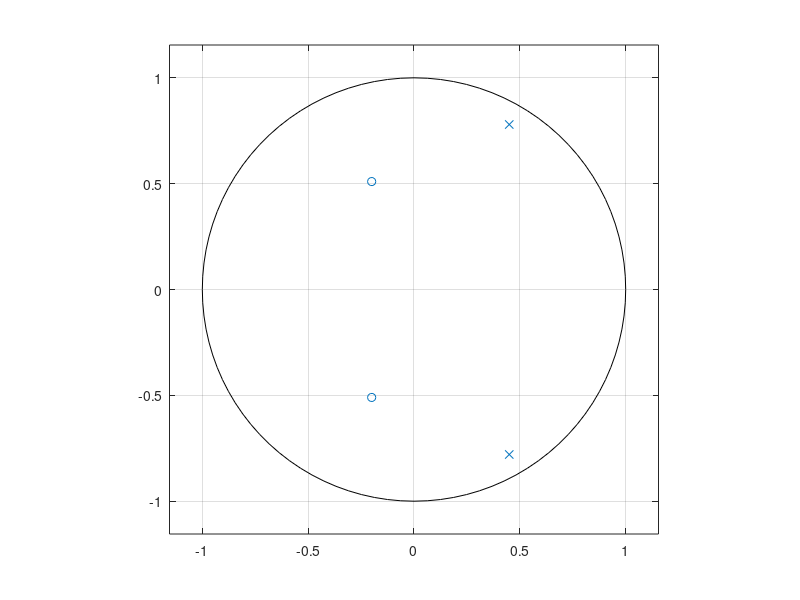

The MATLAB source for this figure: (Note: this script raises an error after producing the figure.)
clc;
clear all;
close all;

%% Question 2
b = [1 0.4 0.3];
a = [1 -0.9 0.81];
figure;
[z,p,k] = tf2zp(b,a);
zplane(z,p);

%% Question 3
N = 10000;
V = normrnd(0, sqrt(3), 1, N);
X = filter(b,a,V);

%% Question 4
r0 = (X * X.')/N
r1 = (X(1:9999) * X(2:end).')/9999
r2 = (X(1:9998) *  X(3:end).')/9998
r3 = (X(1:9997) * X(4:end).')/9997
r4 = (X(1:9996) * X(5:end).')/9996
r5 = (X(1:9995) * X(6:end).')/9995

%% Question 5
corel = [r0 r1 r2 r3 r4 r5];
corelmat = toeplitz(corel)

%% Question 6
corelmatEig = eig(corelmat)
fprintf('All of the eigenvalues are non-negative real\n');

%% Question 7
[s_est,w] = pwelch(X,hamming(512),256,512);

%% Question 8
s_est = s_est/mean(s_est);
[h,w2] = freqz(b,a,N);
h = abs(h);
h = h.^2;
h = h/mean(h);
figure;
hold on
plot(w2,h);
plot(w,s_est);
ylabel("Margnitude");
xlabel("Digital Radian Frequency");
axis([0 pi 0 12]);
legend('PSD','Pwelch');
hold off;

%% Question 9
fprintf('The angle of the pole of H is %.04d, this is close to 1, as can be seen on the graph.\n', angle(p(1)));

%% Question 10
row = X(5:10000);
col = X(1:6);
A = toeplitz(fliplr(col),row);
singsA = svd(A);
comp = singsA.^2;
comp = comp/9995;
comp = sort(comp)
corelmatEig = sort(corelmatEig);
[U S V] = svd(A);
Eigs = (corelmat*U) ./ U
diff  = sort(mean(Eigs)) - sort(corelmatEig.')
fprintf('The difference between these is very close to 0\n');